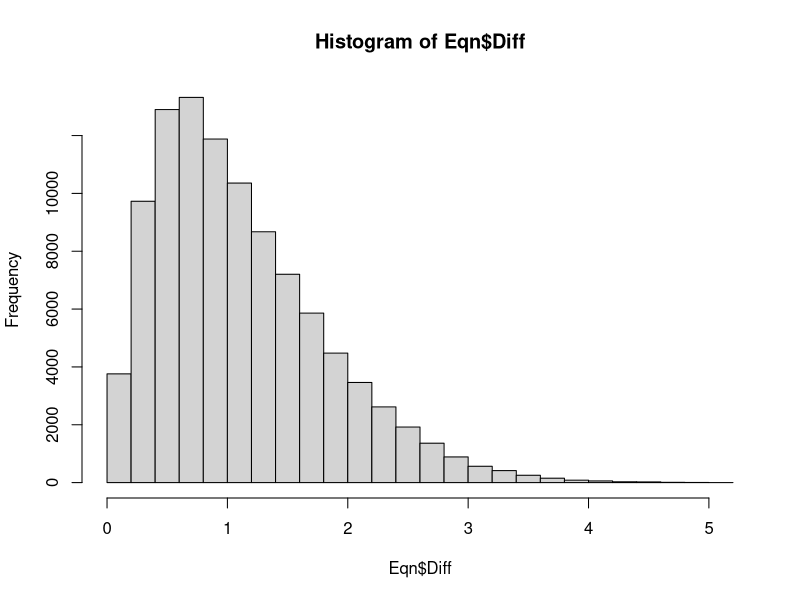

Here is the R script that generated this plot:
#Maximum range of results for a single test and two retests ------------------
# Insert mean and std deviation into A, B & C.  Add other variables, as needed.
library(dplyr)

# Insert appropriate values --------------------------------------------------
Result_Mean <- 4.5
Result_sd_r <- 0.3
Result_sd_R <- 0.806

# Set the data matrix --------------------------------------------------------
A <- rnorm(100000, Result_Mean, Result_sd_R)
B <- rnorm(100000, Result_Mean, Result_sd_R)

B1 <- rnorm(100000, B, Result_sd_r)
B2 <- rnorm(100000, B, Result_sd_r)

# Combine to create sets -----------------------------------------------------

Set <- as.data.frame(cbind(A,B1,B2))

Range <- numeric(100000)
Range <-as.data.frame(t(apply(Set[,c(1:3)],1,range)))

Eqn <- Range %>%
        mutate(Diff = V2-V1)

# Calc means and sd for composite value --------------------------------------

Em <- mean(Eqn$Diff)
Esd <- sd(Eqn$Diff)
k <- 1.98
Range_max <- Em + k*Esd

# Histogram of ranges --------------------------------------------------------
hist(Eqn$Diff, breaks=30)

#Maximum range of results for a single test and two retests ------------------
Range_max